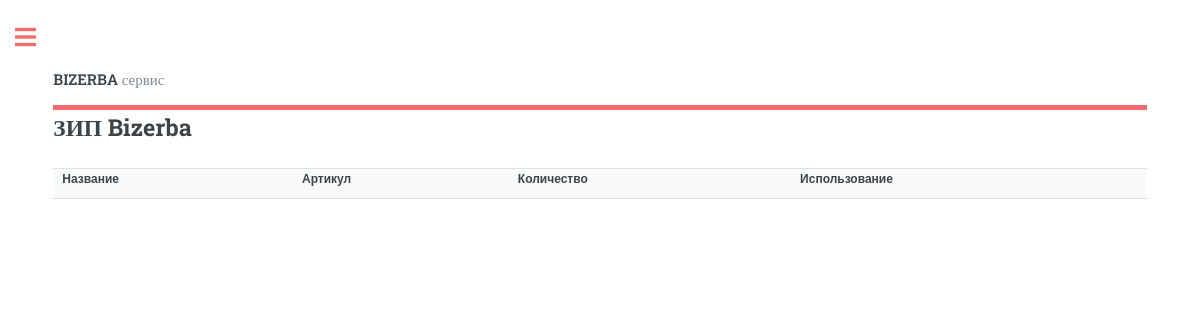
/spare/, run on an earlier commit of the app's database.
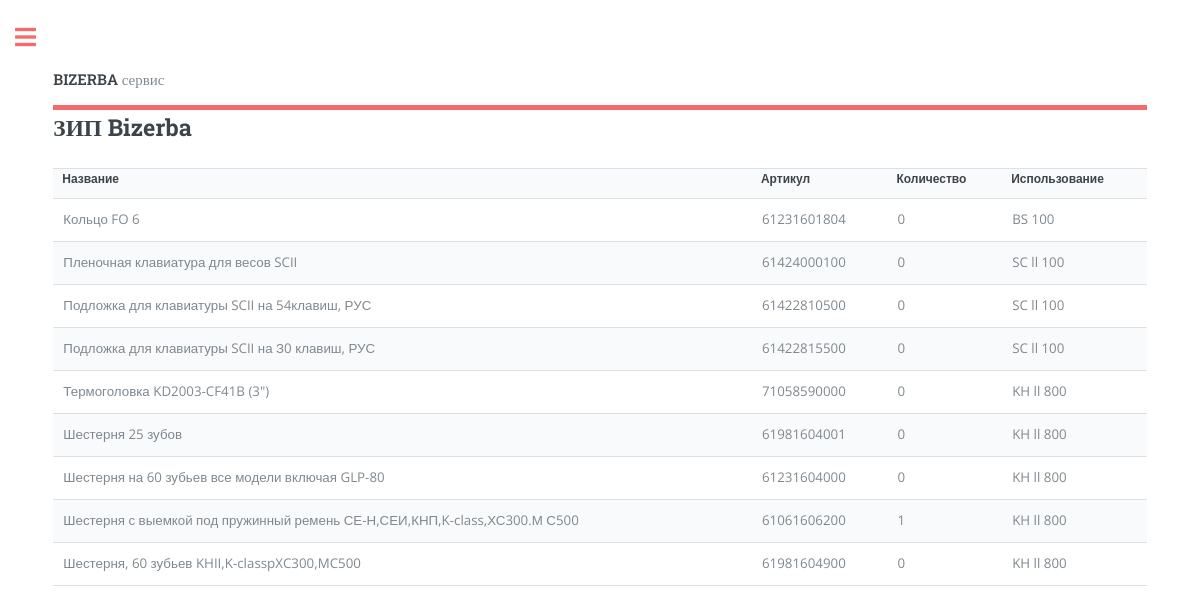
And on a later commit of the database.
### mainapp/models.py (models this page shows, shortened)
class SparePart(models.Model):  # таблица перечень запчастей с артикулами
    title = models.CharField(max_length=128, verbose_name='запчасть')
    vendor_code = models.CharField(max_length=16, verbose_name='артикул')
    quantity = models.IntegerField(default=0, verbose_name='остаток')
    description = models.CharField(max_length=255, blank=True, verbose_name='описание')
    scale_id = models.ForeignKey('ScaleModel', on_delete=models.PROTECT, null=True, verbose_name='Модель весов')
    class Meta:
        verbose_name = 'ЗИП'
        verbose_name_plural = 'ЗИП'
        ordering = ['title', 'scale_id']

class ScaleModel(models.Model):  # таблица моделей весов
    title = models.CharField(max_length=32, null=True, verbose_name='модель весов')
    brand = models.CharField(max_length=32, default='Bizerba', null=True)
    class Meta:
        verbose_name = 'Модель весов'
        verbose_name_plural = 'Модели весов'
        ordering = ['title']
    def __str__(self):
        return self.title

### mainapp/views.py (the view)
# urls.py: path('spare/', SparePart.as_view(), name='spare'),  # ЗИП
class SparePart(ListView, DataMixin):
    model = Scale
    template_name = 'mainapp/sparepart.html'  # указываем путь к шаблону
    context_object_name = 'scale'  # переменная контекста
    def get_context_data(self, *, object_list=None, **kwargs):
        context = super().get_context_data(**kwargs)
        c_def = self.get_user_context(title=context['scale'])
        return dict(list(context.items()) + list(c_def.items()))  # объединение словарей для передачи контекста
    def get_queryset(self, *, object_list=None, **kwargs):
        return Scale.objects.all()

### mainapp/templates/mainapp/sparepart.html
{% extends 'mainapp/base.html' %}
{% load static %}
{% block content %}
    <h2>ЗИП Bizerba</h2>
    <table>
        <tr>
            <th>Название</th>
            <th>Артикул</th>
            <th>Количество</th>
            <th>Использование</th>
        </tr>
        {% for c in sparepart %}
        <tr>
            <td>{{c.title}}</td>
            <td>{{c.vendor_code}}</td>
            <td>{{c.quantity}}</td>
            <td>{{c.scale_id}}</td>
        </tr>
        {% endfor %}
    </table>
{% endblock content %}

What changed in the data, as far as the page shows it:
added SparePart: title "Кольцо FO 6", vendor_code "61231601804", quantity "0", scale_id "BS 100"
added SparePart: title "Пленочная клавиатура для весов SCII", vendor_code "61424000100", quantity "0", scale_id "SC ll 100"
added SparePart: title "Подложка для клавиатуры SCII на 54клавиш, РУС", vendor_code "61422810500", quantity "0", scale_id "SC ll 100"
added SparePart: title "Подложка для клавиатуры SCII на З0 клавиш, РУС", vendor_code "61422815500", quantity "0", scale_id "SC ll 100"
added SparePart: title "Термоголовка KD2003-CF41B (3\")", vendor_code "71058590000", quantity "0", scale_id "KH ll 800"
added SparePart: title "Шестерня 25 зубов", vendor_code "61981604001", quantity "0", scale_id "KH ll 800"
added SparePart: title "Шестерня на 60 зубьев все модели включая GLP-80", vendor_code "61231604000", quantity "0", scale_id "KH ll 800"
added SparePart: title "Шестерня с выемкой под пружинный ремень СЕ-Н,СЕИ,КНП,K-class,ХС300.М С500", vendor_code "61061606200", quantity "1", scale_id "KH ll 800"
added SparePart: title "Шестерня, 60 зубьев KHII,K-classpXC300,MC500", vendor_code "61981604900", quantity "0", scale_id "KH ll 800"
